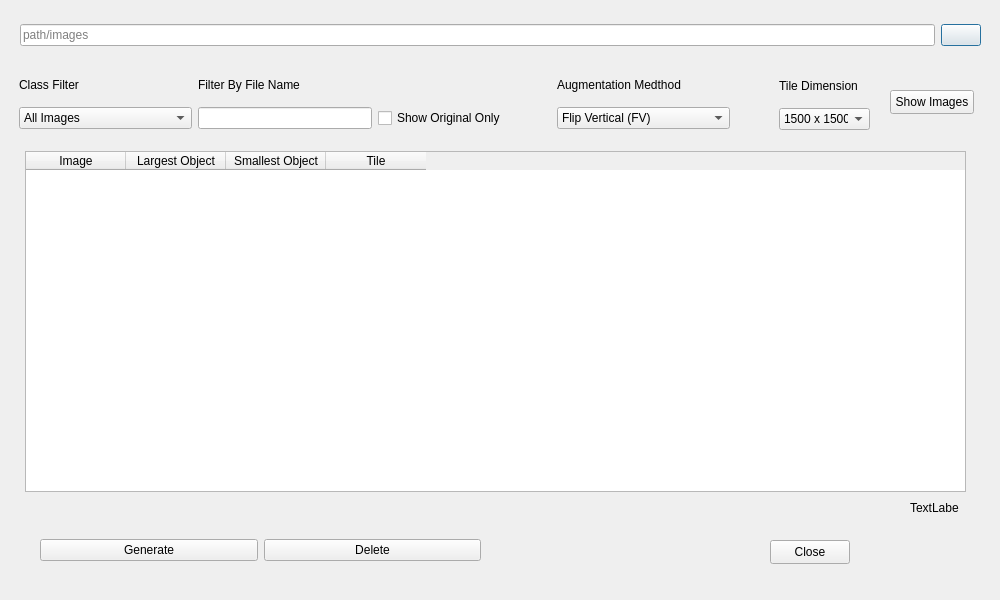
<?xml version="1.0" encoding="UTF-8"?>
<ui version="4.0">
 <class>AugmentDialog</class>
 <widget class="QDialog" name="AugmentDialog">
  <property name="geometry">
   <rect>
    <x>0</x>
    <y>0</y>
    <width>1000</width>
    <height>600</height>
   </rect>
  </property>
  <property name="sizePolicy">
   <sizepolicy hsizetype="Fixed" vsizetype="Fixed">
    <horstretch>0</horstretch>
    <verstretch>0</verstretch>
   </sizepolicy>
  </property>
  <property name="windowTitle">
   <string>Image Augmentation</string>
  </property>
  <widget class="QWidget" name="horizontalLayoutWidget">
   <property name="geometry">
    <rect>
     <x>20</x>
     <y>10</y>
     <width>961</width>
     <height>51</height>
    </rect>
   </property>
   <layout class="QHBoxLayout" name="horizontalLayout">
    <item>
     <widget class="QLineEdit" name="imageFolderPathLineEdit">
      <property name="placeholderText">
       <string>path/images</string>
      </property>
     </widget>
    </item>
    <item>
     <widget class="QPushButton" name="openFileButton">
      <property name="text">
       <string/>
      </property>
      <property name="icon">
       <iconset theme="QIcon::ThemeIcon::FolderOpen"/>
      </property>
     </widget>
    </item>
   </layout>
  </widget>
  <widget class="QWidget" name="horizontalLayoutWidget_2">
   <property name="geometry">
    <rect>
     <x>19</x>
     <y>69</y>
     <width>711</width>
     <height>71</height>
    </rect>
   </property>
   <layout class="QGridLayout" name="gridLayout">
    <item row="1" column="0">
     <widget class="QComboBox" name="classFilterComboBox">
      <property name="sizePolicy">
       <sizepolicy hsizetype="Preferred" vsizetype="Fixed">
        <horstretch>0</horstretch>
        <verstretch>0</verstretch>
       </sizepolicy>
      </property>
      <property name="currentText">
       <string>All Images</string>
      </property>
      <item>
       <property name="text">
        <string>All Images</string>
       </property>
      </item>
      <item>
       <property name="text">
        <string>Lablelled</string>
       </property>
      </item>
      <item>
       <property name="text">
        <string>Unlablelled</string>
       </property>
      </item>
     </widget>
    </item>
    <item row="1" column="3">
     <widget class="QComboBox" name="augmentationMethodComboBox">
      <item>
       <property name="text">
        <string>Flip Vertical (FV)</string>
       </property>
      </item>
      <item>
       <property name="text">
        <string>Flip Horizontal (FH)</string>
       </property>
      </item>
      <item>
       <property name="text">
        <string>Rotate 90 (R90)</string>
       </property>
      </item>
      <item>
       <property name="text">
        <string>Rotate -90 (R-90)</string>
       </property>
      </item>
      <item>
       <property name="text">
        <string> Tile (TL)</string>
       </property>
      </item>
     </widget>
    </item>
    <item row="1" column="1">
     <widget class="QLineEdit" name="fileNameFilterLineEdit">
      <property name="sizePolicy">
       <sizepolicy hsizetype="Preferred" vsizetype="Fixed">
        <horstretch>0</horstretch>
        <verstretch>0</verstretch>
       </sizepolicy>
      </property>
     </widget>
    </item>
    <item row="1" column="2">
     <widget class="QCheckBox" name="showOriginalCheckBox">
      <property name="sizePolicy">
       <sizepolicy hsizetype="Minimum" vsizetype="Fixed">
        <horstretch>0</horstretch>
        <verstretch>0</verstretch>
       </sizepolicy>
      </property>
      <property name="text">
       <string>Show Original Only</string>
      </property>
     </widget>
    </item>
    <item row="0" column="0">
     <widget class="QLabel" name="label">
      <property name="sizePolicy">
       <sizepolicy hsizetype="Minimum" vsizetype="Fixed">
        <horstretch>0</horstretch>
        <verstretch>0</verstretch>
       </sizepolicy>
      </property>
      <property name="text">
       <string>Class Filter</string>
      </property>
     </widget>
    </item>
    <item row="0" column="1">
     <widget class="QLabel" name="label_2">
      <property name="sizePolicy">
       <sizepolicy hsizetype="Minimum" vsizetype="Fixed">
        <horstretch>0</horstretch>
        <verstretch>0</verstretch>
       </sizepolicy>
      </property>
      <property name="text">
       <string>Filter By File Name</string>
      </property>
     </widget>
    </item>
    <item row="0" column="3">
     <widget class="QLabel" name="label_4">
      <property name="sizePolicy">
       <sizepolicy hsizetype="Preferred" vsizetype="Fixed">
        <horstretch>0</horstretch>
        <verstretch>0</verstretch>
       </sizepolicy>
      </property>
      <property name="text">
       <string>Augmentation Medthod</string>
      </property>
     </widget>
    </item>
   </layout>
  </widget>
  <widget class="QWidget" name="widget" native="true">
   <property name="geometry">
    <rect>
     <x>20</x>
     <y>140</y>
     <width>951</width>
     <height>361</height>
    </rect>
   </property>
   <widget class="QTableWidget" name="imageTableWidget">
    <property name="geometry">
     <rect>
      <x>5</x>
      <y>11</y>
      <width>941</width>
      <height>341</height>
     </rect>
    </property>
    <property name="sizePolicy">
     <sizepolicy hsizetype="Fixed" vsizetype="Fixed">
      <horstretch>0</horstretch>
      <verstretch>0</verstretch>
     </sizepolicy>
    </property>
    <property name="maximumSize">
     <size>
      <width>961</width>
      <height>16777215</height>
     </size>
    </property>
    <property name="horizontalScrollBarPolicy">
     <enum>Qt::ScrollBarPolicy::ScrollBarAlwaysOff</enum>
    </property>
    <property name="selectionBehavior">
     <enum>QAbstractItemView::SelectionBehavior::SelectRows</enum>
    </property>
    <column>
     <property name="text">
      <string>Image</string>
     </property>
    </column>
    <column>
     <property name="text">
      <string>Largest Object</string>
     </property>
    </column>
    <column>
     <property name="text">
      <string>Smallest Object</string>
     </property>
    </column>
    <column>
     <property name="text">
      <string>Tile</string>
     </property>
    </column>
   </widget>
  </widget>
  <widget class="QPushButton" name="showImageButton">
   <property name="geometry">
    <rect>
     <x>890</x>
     <y>90</y>
     <width>84</width>
     <height>24</height>
    </rect>
   </property>
   <property name="sizePolicy">
    <sizepolicy hsizetype="Fixed" vsizetype="Fixed">
     <horstretch>0</horstretch>
     <verstretch>0</verstretch>
    </sizepolicy>
   </property>
   <property name="text">
    <string>Show Images</string>
   </property>
  </widget>
  <widget class="QWidget" name="horizontalLayoutWidget_3">
   <property name="geometry">
    <rect>
     <x>40</x>
     <y>520</y>
     <width>441</width>
     <height>61</height>
    </rect>
   </property>
   <layout class="QHBoxLayout" name="horizontalLayout_2">
    <item>
     <widget class="QPushButton" name="generatePushButton">
      <property name="text">
       <string>Generate</string>
      </property>
     </widget>
    </item>
    <item>
     <widget class="QPushButton" name="deletePushButton">
      <property name="text">
       <string>Delete</string>
      </property>
     </widget>
    </item>
   </layout>
  </widget>
  <widget class="QPushButton" name="closePushButton">
   <property name="geometry">
    <rect>
     <x>770</x>
     <y>540</y>
     <width>80</width>
     <height>24</height>
    </rect>
   </property>
   <property name="text">
    <string>Close</string>
   </property>
  </widget>
  <widget class="QWidget" name="tileDimensionWidget" native="true">
   <property name="geometry">
    <rect>
     <x>770</x>
     <y>70</y>
     <width>101</width>
     <height>71</height>
    </rect>
   </property>
   <widget class="QWidget" name="gridLayoutWidget">
    <property name="geometry">
     <rect>
      <x>9</x>
      <y>0</y>
      <width>91</width>
      <height>71</height>
     </rect>
    </property>
    <layout class="QGridLayout" name="gridLayout_2">
     <item row="0" column="0">
      <widget class="QLabel" name="label_3">
       <property name="sizePolicy">
        <sizepolicy hsizetype="Preferred" vsizetype="Fixed">
         <horstretch>0</horstretch>
         <verstretch>0</verstretch>
        </sizepolicy>
       </property>
       <property name="text">
        <string>Tile Dimension</string>
       </property>
      </widget>
     </item>
     <item row="1" column="0">
      <widget class="QComboBox" name="tileSizeComboBox">
       <item>
        <property name="text">
         <string>1500 x 1500</string>
        </property>
       </item>
       <item>
        <property name="text">
         <string>1280 x 1280</string>
        </property>
       </item>
       <item>
        <property name="text">
         <string>1000 x 1000</string>
        </property>
       </item>
       <item>
        <property name="text">
         <string>640 x 640</string>
        </property>
       </item>
       <item>
        <property name="text">
         <string>600 x 600</string>
        </property>
       </item>
       <item>
        <property name="text">
         <string>500 x 500</string>
        </property>
       </item>
       <item>
        <property name="text">
         <string>400 x 400</string>
        </property>
       </item>
       <item>
        <property name="text">
         <string>320 x 320</string>
        </property>
       </item>
       <item>
        <property name="text">
         <string>300 x 300</string>
        </property>
       </item>
       <item>
        <property name="text">
         <string>200 x 200</string>
        </property>
       </item>
      </widget>
     </item>
    </layout>
   </widget>
  </widget>
  <widget class="QLabel" name="countLabel">
   <property name="geometry">
    <rect>
     <x>910</x>
     <y>500</y>
     <width>49</width>
     <height>16</height>
    </rect>
   </property>
   <property name="text">
    <string>TextLabel</string>
   </property>
  </widget>
 </widget>
 <resources/>
 <connections/>
</ui>
